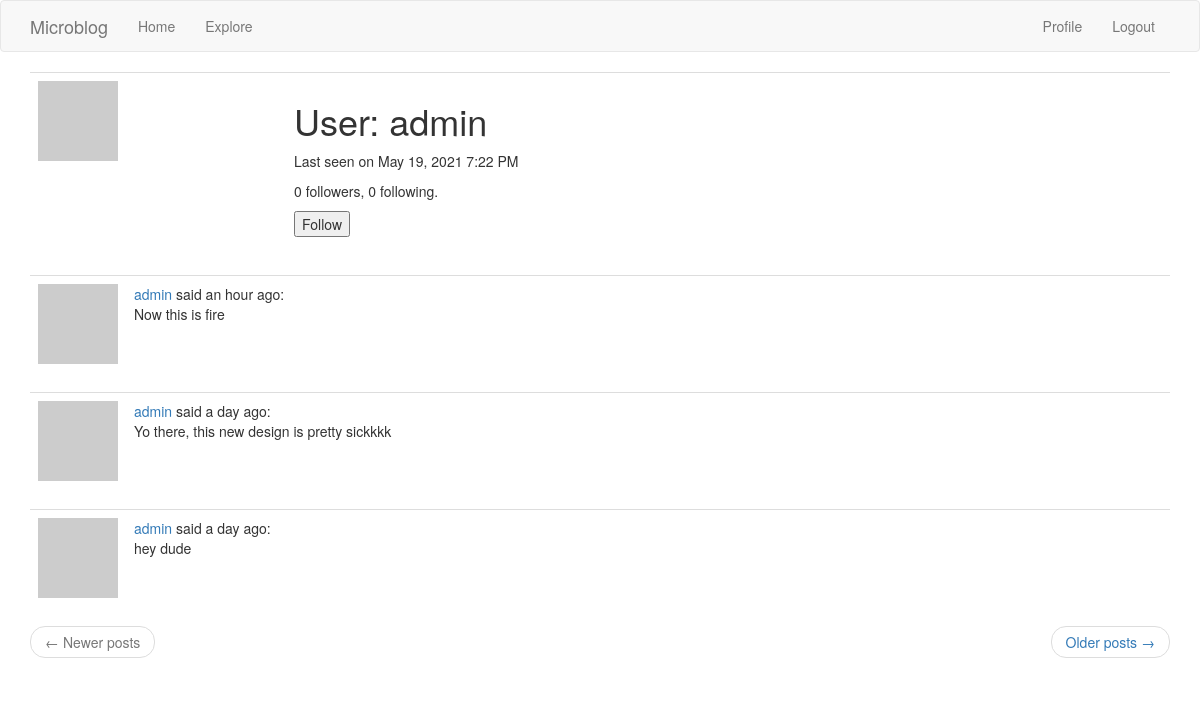
The app's page /user/admin (signed in) with its own data.
### app/models.py (models this page shows, shortened)
class User(UserMixin, db.Model):  # inheriting from multiple classes!
    id = db.Column(db.Integer, primary_key=True)
    username = db.Column(db.String(64), index=True, unique=True)
    email = db.Column(db.String(120), index=True, unique=True)
    password_hash = db.Column(db.String(128))
    posts = db.relationship('Post', backref='author', lazy='dynamic')
    about_me = db.Column(db.String(140))
    last_seen = db.Column(db.DateTime, default=datetime.utcnow)
    followed = db.relationship(
        'User', secondary=followers,
        primaryjoin=(followers.c.follower_id == id),
        secondaryjoin=(followers.c.followed_id == id),
        backref=db.backref('followers', lazy='dynamic'), lazy='dynamic')
    def avatar(self, size):
        digest = md5(self.email.lower().encode('utf-8')).hexdigest()
        return f"https://www.gravatar.com/avatar/{digest}?s={size}&r=pg&d=identicon"
    def is_following(self, user):
        return self.followed.filter(
            followers.c.followed_id == user.id).count() > 0

class Post(db.Model):
    id = db.Column(db.Integer, primary_key=True)
    body = db.Column(db.String(140))
    timestamp = db.Column(db.DateTime, index=True, default=datetime.utcnow)
    user_id = db.Column(db.Integer, db.ForeignKey('user.id'))

### app/routes.py (the view)
@app.route('/user/<username>')
@login_required
def user(username):
    user = User.query.filter_by(username=username).first_or_404()
    page = request.args.get('page', 1, type=int)
    posts = user.posts.order_by(Post.timestamp.desc()).paginate(
        page, app.config['POSTS_PER_PAGE'], False)
    next_url = url_for('user', username=user.username, page=posts.next_num) if posts.has_next else None
    prev_url = url_for('user', username=user.username, page=posts.prev_num) if posts.has_prev else None
    form = EmptyForm()
    return render_template('user.html', user=user, posts=posts.items,
                           next_url=next_url, prev_url=prev_url, form=form)

### app/forms.py
class EmptyForm(FlaskForm):
    submit = SubmitField('Submit')

### app/models.py (called while the page is built)
@login.user_loader
def load_user(id):
    return User.query.get(int(id))

### app/routes.py (called while the page is built)
@app.before_request
def before_request():
    if current_user.is_authenticated:
        current_user.last_seen = datetime.utcnow()
        db.session.commit()

### app/templates/user.html (shortened to what this page needs)
{% extends "base.html" %}
{% block app_content %}
    <table class="table table-hover">
        <tr>
            <td width="256px"><img src="{{ user.avatar(256) }}"></td>
            <td>
                <h1>User: {{ user.username }}</h1>
                {% if user.last_seen %}
                    <p>Last seen on {{ moment(user.last_seen).format('LLL') }}</p>
                {% endif %}
                <p>{{ user.followers.count() }} followers, {{ user.followed.count() }} following.</p>
                {% if user == current_user %}
                    <p><a href="{{ url_for('edit_profile') }}">Edit your profile</a></p>
                {% elif not current_user.is_following(user) %}
                    <p>
                    <form action="{{ url_for('follow', username=user.username) }}" method="post">
                        {{ form.submit(value='Follow') }}
                    </form>
                    </p>
                {% endif %}
            </td>
        </tr>
    </table>
    {% for post in posts %}
        {% include '_post.html' %}
    {% endfor %}
    <nav aria-label="...">
        <ul class="pager">
            <li class="previous{% if not prev_url %} disabled{% endif %}">
                <a href="{{ prev_url or '#' }}">
                    <span aria-hidden="true">&larr;</span> Newer posts
                </a>
            </li>
            <li class="next{% if not next_url %} disabled{% endif %}">
                <a href="{{ next_url or '#' }}">
                    Older posts <span aria-hidden="true">&rarr;</span>
                </a>
            </li>
        </ul>
    </nav>
{% endblock %}

### app/templates/_post.html
<table class="table table-hover">
    <tr>
        <td width="70px">
            <a href="{{ url_for('user', username=post.author.username) }}">
                <img src="{{ post.author.avatar(36) }}">
            </a>
        </td>
        <td>
            <a href="{{ url_for('user', username=post.author.username) }}">
                {{ post.author.username }}
            </a>
            said {{ moment(post.timestamp).fromNow() }}:
            <br>
            {{ post.body }}
        </td>
    </tr>
</table>

### records on screen
User: username "admin", last_seen "May 19, 2021 7:22 PM"
Post: author.username "admin", timestamp "an hour ago", body "Now this is fire"
Post: author.username "admin", timestamp "a day ago", body "Yo there, this new design is pretty sickkkk"
Post: author.username "admin", timestamp "a day ago", body "hey dude"

### other values on screen
{{ user.followers.count() }} "0"
{{ user.followed.count() }} "0"
